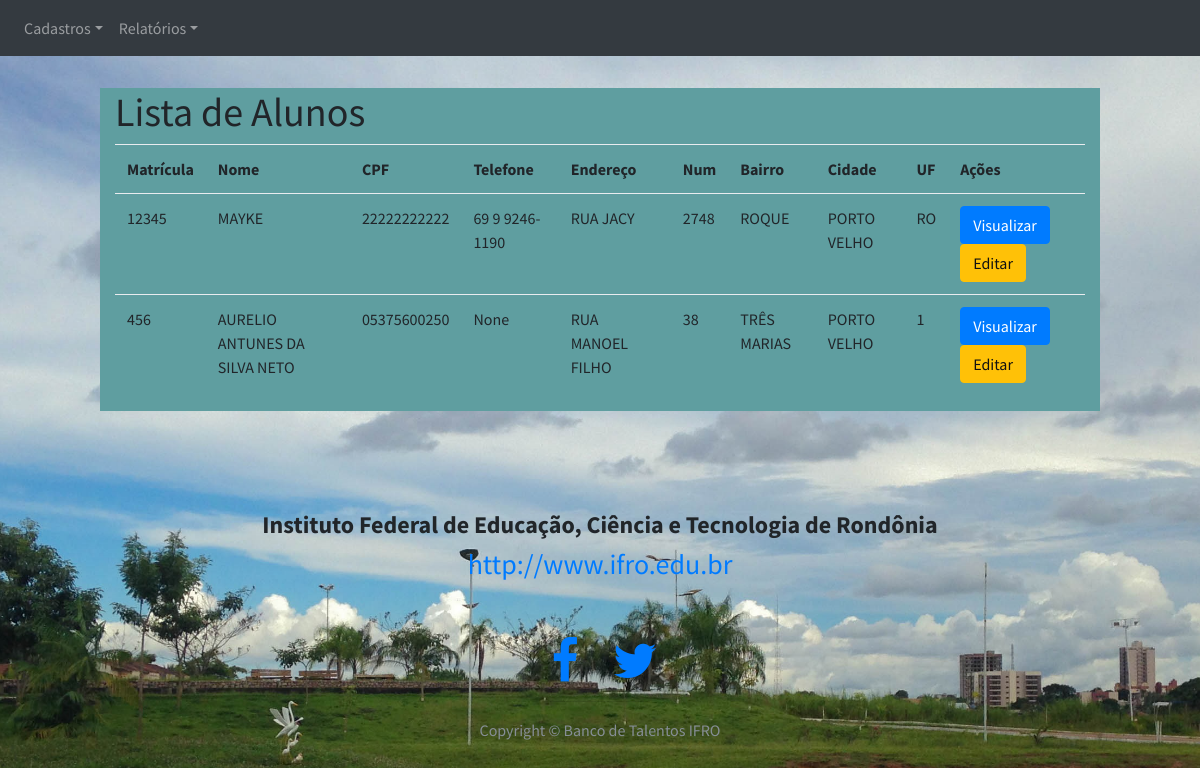
The page /listarAlunos on the database as committed earlier.
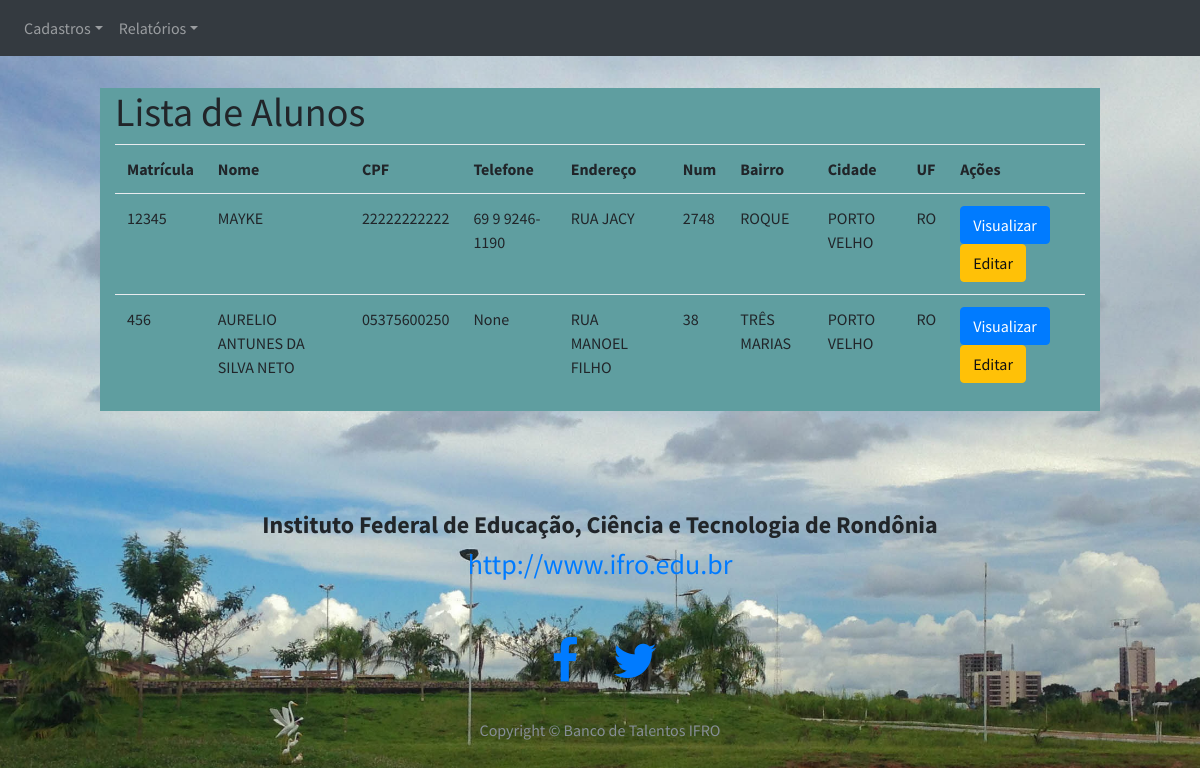
The same page on the database as committed later.
### models.py (models this page shows, shortened)
class Pessoa(db.Model):
    __tablename__ = "pessoas"
    __table_args__ = {'extend_existing': True}
    __mapper_args__ = {'polymorphic_identity': 'pessoa'}
    id = db.Column(db.Integer, autoincrement=True, primary_key=True)
    nome        = db.Column(db.String(100))
    endereco    = db.Column(db.String(50))
    num         = db.Column(db.String(10))
    complemento = db.Column(db.String(40))
    bairro      = db.Column(db.String(50))
    cidade      = db.Column(db.String(50))
    uf          = db.Column(db.String(50))
    imagem      = db.Column(db.String(80))
    telefone    = db.Column(db.String(15))
    email    = db.Column(db.String(15), unique= True)
    password = db.Column(db.String(10))
    tipo     = db.Column(db.Integer)  # 1 para IFRO - 2 para VISITANTE

class Aluno(Pessoa):
    __tablename__ = "alunos"
    __table_args__ = {'extend_existing': True}
    __mapper_args__ = {'polymorphic_identity': 'aluno'}
    id = db.Column(db.Integer, db.ForeignKey('pessoas.id'), primary_key=True)
    cpf = db.Column(db.String(11))
    matricula = db.Column(db.Integer)

class Pessoa(db.Model):
    __tablename__ = "pessoas"
    __table_args__ = {'extend_existing': True}
    __mapper_args__ = {'polymorphic_identity': 'pessoa'}
    id = db.Column(db.Integer, autoincrement=True, primary_key=True)
    nome        = db.Column(db.String(100))
    endereco    = db.Column(db.String(50))
    num         = db.Column(db.String(10))
    complemento = db.Column(db.String(40))
    bairro      = db.Column(db.String(50))
    cidade      = db.Column(db.String(50))
    uf          = db.Column(db.String(50))
    imagem      = db.Column(db.String(80))
    telefone    = db.Column(db.String(15))
    email    = db.Column(db.String(15), unique= True)
    password = db.Column(db.String(10))
    tipo     = db.Column(db.Integer)  # 1 para IFRO - 2 para VISITANTE

### app.py (the view)
@app.route('/listarAlunos')
def listarAlunos():
    alunos = models.Aluno.query.all()
    return render_template('listarAlunos.html', alunos=alunos)

### app.py (called while the page is built)
@login_manager.request_loader
def request_loader(request):
    email = request.form.get('email')
    if email not in users:
        return #'Não existe o e-mail {} cadastrado no banco'.format(email)
    user = User()
    user.id = email
    return user

### templates/listarAlunos.html (shortened to what this page needs)
{% extends 'base_ifro.html' %}
{% block conteudo %}
<br>
<br>
<div class="container col-md-10" >
    <div class="row">
        <div class="col-md-12" style="background: cadetblue">
            <h1>Lista de Alunos</h1>
            <table class="table table-hover">
                <tr>
                    <th>Matrícula</th>
                    <th>Nome</th>
                    <th>CPF</th>
                    <th>Telefone</th>
                    <th>Endereço</th>
                    <th>Num</th>
                    <th>Bairro</th>
                    <th>Cidade</th>
                    <th>UF</th>
                    <th>Ações</th>
                </tr>
                {% for aluno in alunos: %}
                <tr>
                    <td>{{ aluno.matricula }}</td>
                    <td>{{ aluno.nome.upper() }}</td>
                    <td>{{ aluno.cpf }}</td>
                    <td>{{ aluno.telefone }}</td>
                    <td>{{ aluno.endereco.upper() }}</td>
                    <td>{{ aluno.num.upper() }}</td>
                    <td>{{ aluno.bairro.upper() }}</td>
                    <td>{{ aluno.cidade.upper() }}</td>
                    <td>{{ aluno.uf.upper() }}</td>
                    <td>
                        <a href="/viewAluno/{{aluno.id}}" class="btn btn-primary">
                                Visualizar
                        </a>
                        <a href="" class="btn btn-warning">
                                Editar
                        </a>
                    </td>
                </tr>
                {% endfor %}
            </table>
        </div>
    </div>
</div>
{% endblock %}

Rows that differ between the two databases and show on the page:
changed through a linked row, Aluno "AURELIO ANTUNES DA SILVA NETO": uf "1" → "RO"
